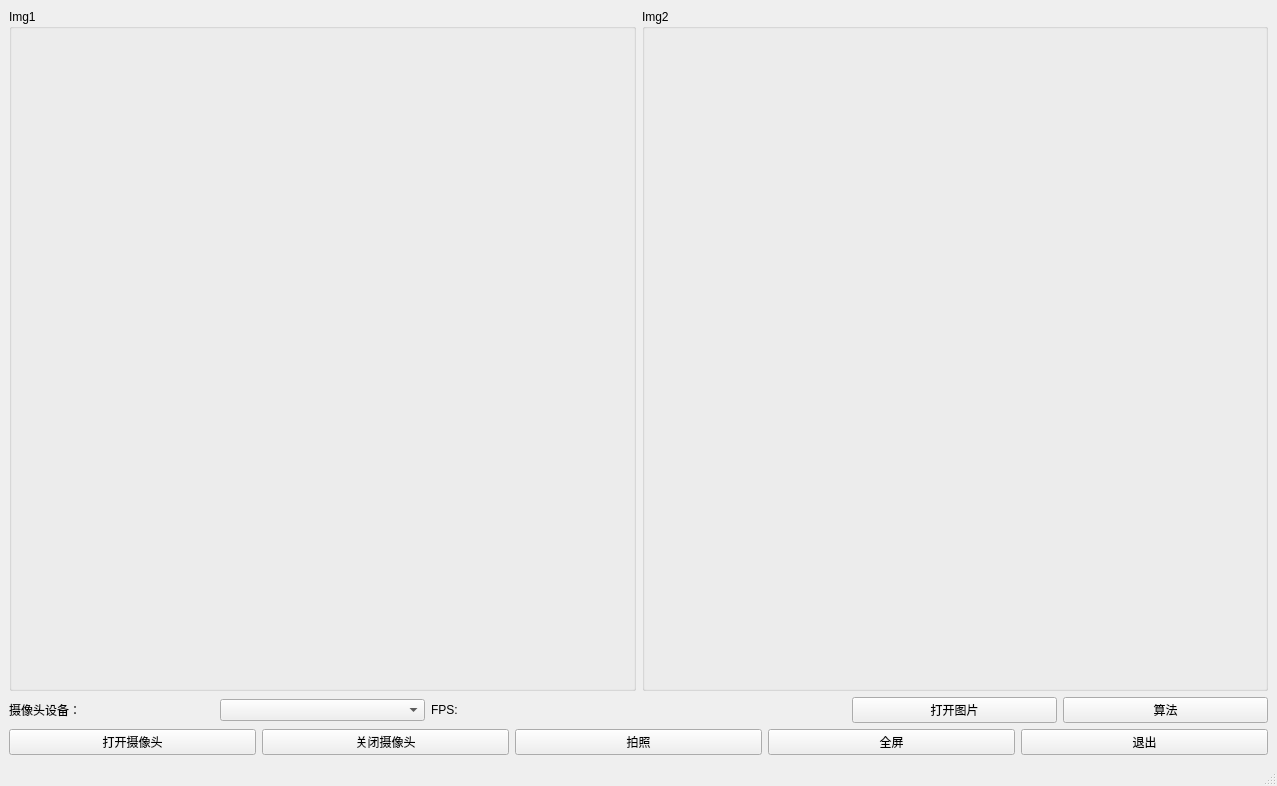
<?xml version="1.0" encoding="UTF-8"?>
<ui version="4.0">
 <class>MainWindow</class>
 <widget class="QMainWindow" name="MainWindow">
  <property name="geometry">
   <rect>
    <x>0</x>
    <y>0</y>
    <width>1277</width>
    <height>786</height>
   </rect>
  </property>
  <property name="windowTitle">
   <string>MainWindow</string>
  </property>
  <widget class="QWidget" name="centralwidget">
   <layout class="QVBoxLayout" name="verticalLayout_2">
    <item>
     <layout class="QVBoxLayout" name="verticalLayout" stretch="8,1,1">
      <item>
       <layout class="QHBoxLayout" name="horizontalLayout">
        <item>
         <widget class="QGroupBox" name="groupBox">
          <property name="title">
           <string>Img1</string>
          </property>
          <layout class="QVBoxLayout" name="verticalLayout_3">
           <item>
            <widget class="QLabel" name="label_showImg1">
             <property name="text">
              <string/>
             </property>
            </widget>
           </item>
          </layout>
         </widget>
        </item>
        <item>
         <widget class="QGroupBox" name="groupBox_2">
          <property name="title">
           <string>Img2</string>
          </property>
          <layout class="QVBoxLayout" name="verticalLayout_4">
           <item>
            <widget class="QLabel" name="label_showImg2">
             <property name="text">
              <string/>
             </property>
            </widget>
           </item>
          </layout>
         </widget>
        </item>
       </layout>
      </item>
      <item>
       <layout class="QHBoxLayout" name="horizontalLayout_2">
        <item>
         <widget class="QLabel" name="label">
          <property name="text">
           <string>摄像头设备：</string>
          </property>
         </widget>
        </item>
        <item>
         <widget class="QComboBox" name="comboBox_cameras"/>
        </item>
        <item>
         <widget class="QLabel" name="label_fps">
          <property name="text">
           <string>FPS:</string>
          </property>
         </widget>
        </item>
        <item>
         <widget class="QLabel" name="label_fps_ps">
          <property name="text">
           <string/>
          </property>
         </widget>
        </item>
        <item>
         <widget class="QPushButton" name="pushButton_openPicture">
          <property name="text">
           <string>打开图片</string>
          </property>
         </widget>
        </item>
        <item>
         <widget class="QPushButton" name="pushButton_algorithm">
          <property name="text">
           <string>算法</string>
          </property>
         </widget>
        </item>
       </layout>
      </item>
      <item>
       <layout class="QHBoxLayout" name="horizontalLayout_3">
        <item>
         <widget class="QPushButton" name="pushButton_openCamera">
          <property name="text">
           <string>打开摄像头</string>
          </property>
         </widget>
        </item>
        <item>
         <widget class="QPushButton" name="pushButton_shutdownCamera">
          <property name="text">
           <string>关闭摄像头</string>
          </property>
         </widget>
        </item>
        <item>
         <widget class="QPushButton" name="pushButton_takeAPhoto">
          <property name="text">
           <string>拍照</string>
          </property>
         </widget>
        </item>
        <item>
         <widget class="QPushButton" name="pushButton_fullScreen">
          <property name="text">
           <string>全屏</string>
          </property>
         </widget>
        </item>
        <item>
         <widget class="QPushButton" name="pushButton_exit">
          <property name="text">
           <string>退出</string>
          </property>
         </widget>
        </item>
       </layout>
      </item>
     </layout>
    </item>
   </layout>
  </widget>
  <widget class="QMenuBar" name="menubar">
   <property name="geometry">
    <rect>
     <x>0</x>
     <y>0</y>
     <width>1277</width>
     <height>20</height>
    </rect>
   </property>
  </widget>
  <widget class="QStatusBar" name="statusbar"/>
 </widget>
 <resources/>
 <connections/>
</ui>
